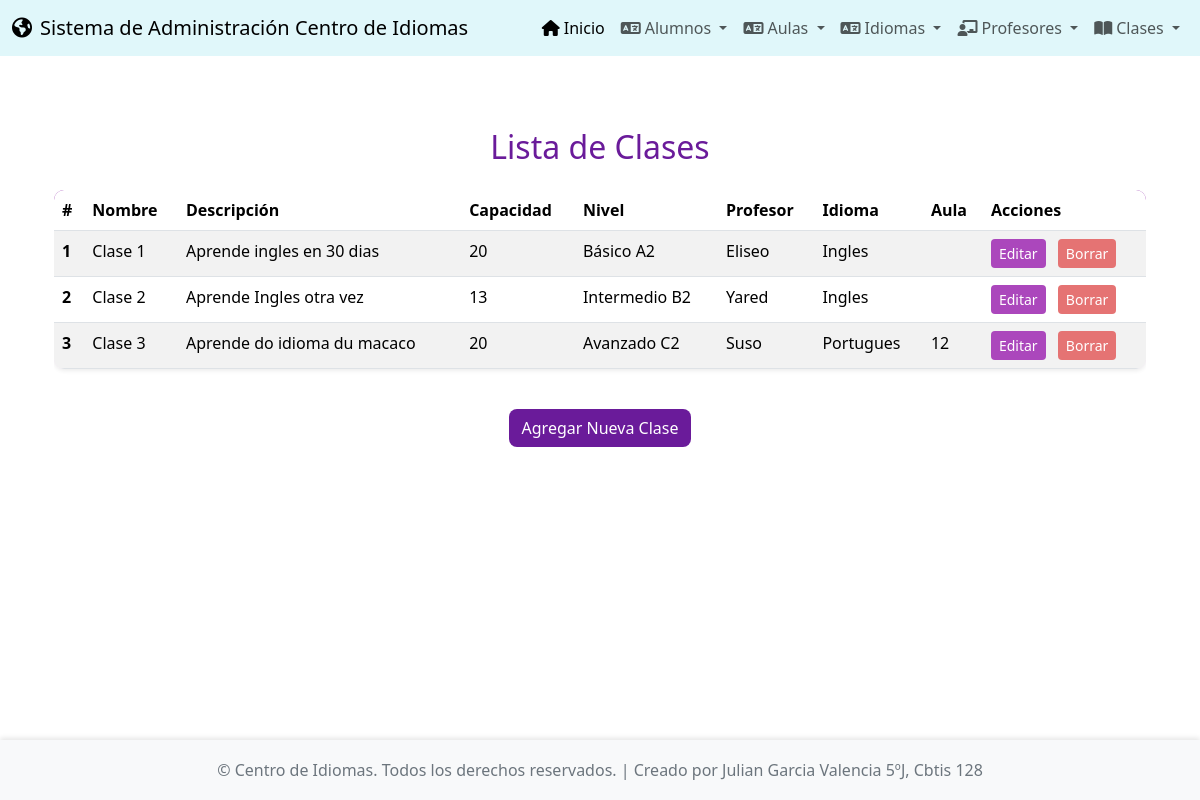
Page /clases/ on the committed database.
### app_Centro_Idiomas/models.py (models this page shows, shortened)
class Clase(models.Model):
    nombre = models.CharField(max_length=150)
    descripcion = models.TextField(blank=True, null=True)
    capacidad = models.PositiveIntegerField()
    nivel = models.CharField(max_length=50, choices=[
        ('Básico A1', 'Básico A1'),
        ('Básico A2', 'Básico A2'),
        ('Intermedio B1', 'Intermedio B1'),
        ('Intermedio B2', 'Intermedio B2'),
        ('Avanzado C1', 'Avanzado C1'),
        ('Avanzado C2', 'Avanzado C2')
    ])
    id_profesor = models.ForeignKey(Profesor, on_delete=models.CASCADE, related_name="clases")
    idioma = models.ForeignKey(Idioma, on_delete=models.CASCADE, related_name="clases_idioma")
    aula = models.ForeignKey('Aulas', on_delete=models.SET_NULL, null=True, blank=True)

class Profesor(models.Model):
    nombre = models.CharField(max_length=100)
    ap_paterno = models.CharField(max_length=100)
    ap_materno = models.CharField(max_length=100, blank=True, null=True)
    telefono = models.CharField(max_length=15, blank=True, null=True)
    correo = models.EmailField(unique=True)
    id_idioma = models.ForeignKey(Idioma, on_delete=models.CASCADE, related_name="profesores")

class Idioma(models.Model):
    nombre = models.CharField(max_length=50, unique=True)
    nivel = models.CharField(max_length=50)
    region = models.CharField(max_length=100, blank=True, null=True)
    descripcion = models.TextField(blank=True, null=True)
    codigo = models.CharField(max_length=10, unique=True)
    bandera_img = models.ImageField(upload_to='banderas/', blank=True, null=True)

class Aulas(models.Model):
    numero_aula = models.CharField(max_length=10, unique=True)
    capacidad = models.IntegerField()
    ubicacion = models.CharField(max_length=100, blank=True, null=True)
    tipo_aula = models.CharField(max_length=50, blank=True, null=True) # Ej: "Laboratorio", "Teoría", "Seminario"

### app_Centro_Idiomas/views.py (the view)
# urls.py: path('clases/', views.ver_clases, name='ver_clases'),
def ver_clases(request):
    clases = Clase.objects.all()
    return render(request, 'clases/ver_clases.html', {'clases': clases})

### app_Centro_Idiomas/templates/clases/ver_clases.html (shortened to what this page needs)
{% extends 'base.html' %}
{% block content %}
<div class="container mt-5">
    <h2 class="text-center mb-4" style="color: #6a1b9a;">Lista de Clases</h2>
    <div class="table-responsive">
        <table class="table table-hover table-striped shadow-sm" style="border-radius: 10px; overflow: hidden; background-color: #f3e5f5;">
            <thead class="text-white" style="background-color: #8e24aa;">
                <tr>
                    <th scope="col">#</th>
                    <th scope="col">Nombre</th>
                    <th scope="col">Descripción</th>
                    <th scope="col">Capacidad</th>
                    <th scope="col">Nivel</th>
                    <th scope="col">Profesor</th>
                    <th scope="col">Idioma</th>
                    <th scope="col">Aula</th>
                    <th scope="col">Acciones</th>
                </tr>
            </thead>
            <tbody>
                {% for clase in clases %}
                <tr>
                    <th scope="row">{{ forloop.counter }}</th>
                    <td>{{ clase.nombre }}</td>
                    <td>{{ clase.descripcion|default:"N/A" }}</td>
                    <td>{{ clase.capacidad }}</td>
                    <td>{{ clase.nivel }}</td>
                    <td>{{ clase.id_profesor.nombre }} {{ clase.id_profesor.apellido_paterno }}</td>
                    <td>{{ clase.idioma.nombre }}</td>
                    <td>{{ clase.aula.numero_aula }}</td>
                    <td>
                        <a href="{% url 'actualizar_clase' clase.pk %}" class="btn btn-sm btn-info text-white me-2" style="background-color: #ab47bc; border: none;">Editar</a>
                        <a href="{% url 'borrar_clase' clase.pk %}" class="btn btn-sm btn-danger" style="background-color: #e57373; border: none;">Borrar</a>
                    </td>
                </tr>
                {% empty %}
                <tr>
                    <td colspan="8" class="text-center p-4">No hay clases disponibles. <a href="{% url 'agregar_clase' %}" style="color: #6a1b9a;">¡Agrega una ahora!</a></td>
                </tr>
                {% endfor %}
            </tbody>
        </table>
    </div>
    <div class="text-center mt-4">
        <a href="{% url 'agregar_clase' %}" class="btn text-white" style="background-color: #6a1b9a; border-radius: 8px;">Agregar Nueva Clase</a>
    </div>
</div>
{% endblock %}

### app_Centro_Idiomas/templates/base.html (style rules this page uses)
body { display: flex; flex-direction: column; min-height: 100vh; }

### rows in the picture
Clase: nombre "Clase 1", descripcion "Aprende ingles en 30 dias", capacidad "20", nivel "Básico A2", id_profesor.nombre "Eliseo", idioma.nombre "Ingles"
Clase: nombre "Clase 2", descripcion "Aprende Ingles otra vez", capacidad "13", nivel "Intermedio B2", id_profesor.nombre "Yared", idioma.nombre "Ingles"
Clase: nombre "Clase 3", descripcion "Aprende do idioma du macaco", capacidad "20", nivel "Avanzado C2", id_profesor.nombre "Suso", idioma.nombre "Portugues", aula.numero_aula "12"
